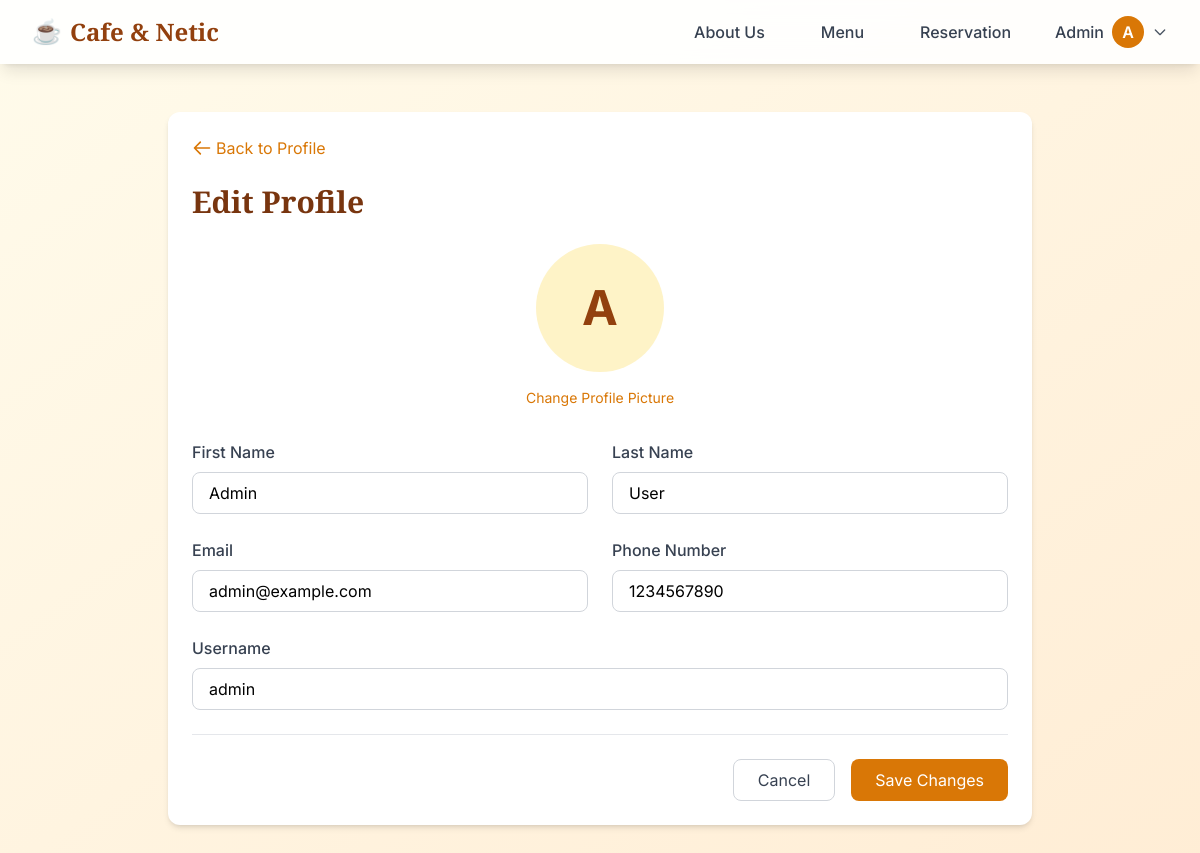
The app's page /php/edit_profile.php (signed in) with its own data.
### tables this page shows
CREATE TABLE `users` (
  `user_id` int(11) NOT NULL,
  `first_name` varchar(50) NOT NULL,
  `last_name` varchar(50) NOT NULL,
  `email` varchar(100) NOT NULL,
  `phone` varchar(20) DEFAULT NULL,
  `username` varchar(50) NOT NULL,
  `password_hash` varchar(255) NOT NULL,
  `role` enum('customer','admin') DEFAULT 'customer',
  `is_active` tinyint(1) DEFAULT 1,
  `created_at` timestamp NOT NULL DEFAULT current_timestamp(),
  `updated_at` timestamp NOT NULL DEFAULT current_timestamp() ON UPDATE current_timestamp(),
  `last_login` datetime DEFAULT NULL
);

### php/edit_profile.php (the view, shortened to what this page needs)
<?php
require_once '../includes/config.php';
$errors = [];
try {
    $stmt = $conn->prepare("SELECT * FROM users WHERE user_id = ?");
    $stmt->execute([$_SESSION['user_id']]);
    $user = $stmt->fetch(PDO::FETCH_ASSOC);
    $firstName = $user['first_name'];
    $lastName = $user['last_name'];
    $email = $user['email'];
    $phone = $user['phone'];
    $username = $user['username'];
} catch (PDOException $e) {
    $errors[] = "Database error: " . $e->getMessage();
}
?>
<!DOCTYPE html>
<html lang="en">
<head>
    <script src="https://cdn.tailwindcss.com"></script>
</head>
<body class="font-inter bg-gradient-to-br from-amber-50 to-orange-100 min-h-screen">
    <nav class="bg-white/90 backdrop-blur-md shadow-lg sticky top-0 z-50 transition-all duration-300">
        <div class="max-w-7xl mx-auto px-4 sm:px-6 lg:px-8">
            <div class="flex justify-between items-center h-16">
                <div class="flex items-center space-x-2">
                    <div class="coffee-steam text-2xl">☕</div>
                    <a href="../index.php" class="font-playfair text-2xl font-bold text-amber-800">Cafe & Netic</a>
                </div>
                <div class="hidden md:flex space-x-8 items-center">
                    <a href="../about_us.php" class="nav-item text-gray-700 hover:text-amber-700 font-medium px-3 py-2">About Us</a>
                    <a href="../menu.php" class="nav-item text-gray-700 hover:text-amber-700 font-medium px-3 py-2">Menu</a>
                    <a href="../reservation.php" class="nav-item text-gray-700 hover:text-amber-700 font-medium px-3 py-2">Reservation</a>
                    <?php if (isset($_SESSION['logged_in']) && $_SESSION['logged_in']): ?>
                        <div class="relative group">
                            <button class="flex items-center space-x-2 focus:outline-none">
                                <span class="font-medium text-gray-700"><?= htmlspecialchars($_SESSION['first_name'] ?? 'User') ?></span>
                                <div class="w-8 h-8 rounded-full bg-amber-600 flex items-center justify-center text-white font-semibold">
                                    <?= strtoupper(substr($_SESSION['first_name'] ?? 'U', 0, 1)) ?>
                                </div>
                                <svg class="w-4 h-4 text-gray-600 transition-transform group-hover:rotate-180" fill="none" stroke="currentColor" viewBox="0 0 24 24">
                                    <path stroke-linecap="round" stroke-linejoin="round" stroke-width="2" d="M19 9l-7 7-7-7"></path>
                                </svg>
                            </button>
                        </div>
                    <?php endif; ?>
                </div>
            </div>
        </div>
    </nav>
    <div class="max-w-4xl mx-auto py-12 px-4">
        <div class="bg-white rounded-xl shadow-md overflow-hidden p-6">
            <a href="../profile.php" class="inline-flex items-center text-amber-600 hover:text-amber-800 mb-6">
                <svg class="w-5 h-5 mr-1" fill="none" stroke="currentColor" viewBox="0 0 24 24">
                    <path stroke-linecap="round" stroke-linejoin="round" stroke-width="2" d="M10 19l-7-7m0 0l7-7m-7 7h18"></path>
                </svg>
                Back to Profile
            </a>
            <h1 class="font-playfair text-3xl font-bold text-amber-900 mb-6">Edit Profile</h1>
            <div class="flex flex-col items-center mb-8">
                <div class="w-32 h-32 rounded-full bg-amber-100 flex items-center justify-center text-amber-800 text-5xl font-bold mb-4 profile-picture">
                    <?= strtoupper(substr($firstName ?? 'U', 0, 1)) ?>
                </div>
                <button class="text-sm text-amber-600 hover:text-amber-800">Change Profile Picture</button>
            </div>
            <form method="POST" class="space-y-6">
                <div class="grid md:grid-cols-2 gap-6">
                    <div>
                        <label for="first_name" class="block text-gray-700 font-medium mb-2">First Name</label>
                        <input type="text" id="first_name" name="first_name" value="<?= htmlspecialchars($firstName ?? '') ?>"
                            class="w-full px-4 py-2 border border-gray-300 rounded-lg focus:ring-2 focus:ring-amber-500 focus:border-amber-500">
                    </div>
                    <div>
                        <label for="last_name" class="block text-gray-700 font-medium mb-2">Last Name</label>
                        <input type="text" id="last_name" name="last_name" value="<?= htmlspecialchars($lastName ?? '') ?>"
                            class="w-full px-4 py-2 border border-gray-300 rounded-lg focus:ring-2 focus:ring-amber-500 focus:border-amber-500">
                    </div>
                    <div>
                        <label for="email" class="block text-gray-700 font-medium mb-2">Email</label>
                        <input type="email" id="email" name="email" value="<?= htmlspecialchars($email ?? '') ?>"
                            class="w-full px-4 py-2 border border-gray-300 rounded-lg focus:ring-2 focus:ring-amber-500 focus:border-amber-500">
                    </div>
                    <div>
                        <label for="phone" class="block text-gray-700 font-medium mb-2">Phone Number</label>
                        <input type="tel" id="phone" name="phone" value="<?= htmlspecialchars($phone ?? '') ?>"
                            class="w-full px-4 py-2 border border-gray-300 rounded-lg focus:ring-2 focus:ring-amber-500 focus:border-amber-500">
                    </div>
                    <div class="md:col-span-2">
                        <label for="username" class="block text-gray-700 font-medium mb-2">Username</label>
                        <input type="text" id="username" name="username" value="<?= htmlspecialchars($username ?? '') ?>"
                            class="w-full px-4 py-2 border border-gray-300 rounded-lg focus:ring-2 focus:ring-amber-500 focus:border-amber-500">
                    </div>
                </div>
                <div class="flex justify-end space-x-4 pt-6 border-t">
                    <a href="../profile.php" class="px-6 py-2 border border-gray-300 rounded-lg text-gray-700 hover:bg-gray-50 transition-colors">
                        Cancel
                    </a>
                    <button type="submit" class="px-6 py-2 bg-amber-600 text-white rounded-lg hover:bg-amber-700 transition-colors">
                        Save Changes
                    </button>
                </div>
            </form>
        </div>
    </div>
</body>
</html>

### php/edit_profile.php (style rules this page uses)
.font-playfair { font-family: 'Playfair Display', serif; }
.font-inter { font-family: 'Inter', sans-serif; }
.nav-item { position: relative; transition: all 0.3s ease; }
.nav-item::after { content: ''; position: absolute; width: 0; height: 2px; bottom: -5px; left: 50%; background: linear-gradient(90deg, #8B4513, #D2691E); transition: all 0.3s ease; transform: translateX(-50%); }
.profile-picture { transition: all 0.3s ease; }

### records on screen
users: first_name "A", first_name "Admin", last_name "User", email "admin@example.com", phone "1234567890", username "admin"

### other values on screen
$_SESSION['first_name'] "Admin"
substr($_SESSION['first_name'] ?? 'U', 0, 1) "A"
